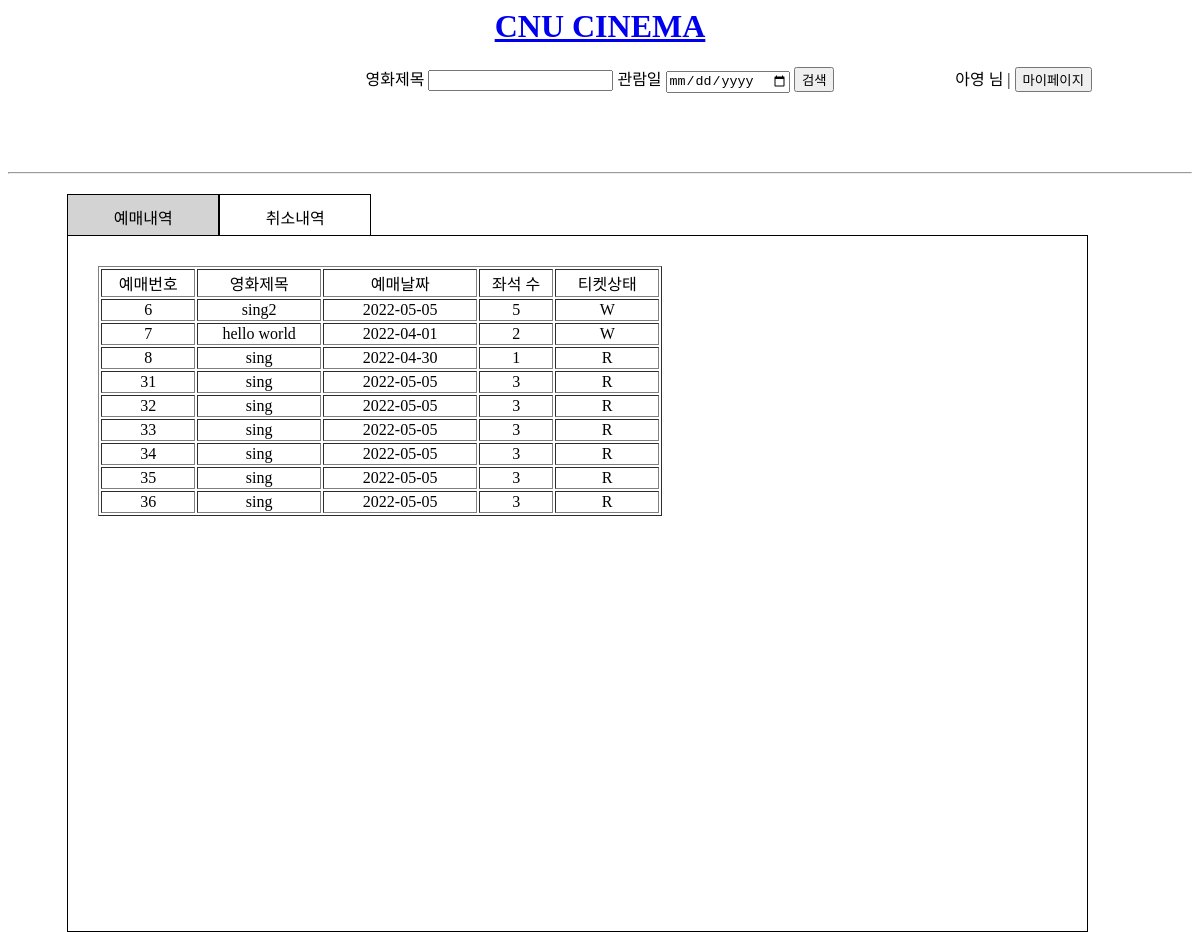
The page /mypage.php (signed in) on the database as committed earlier.
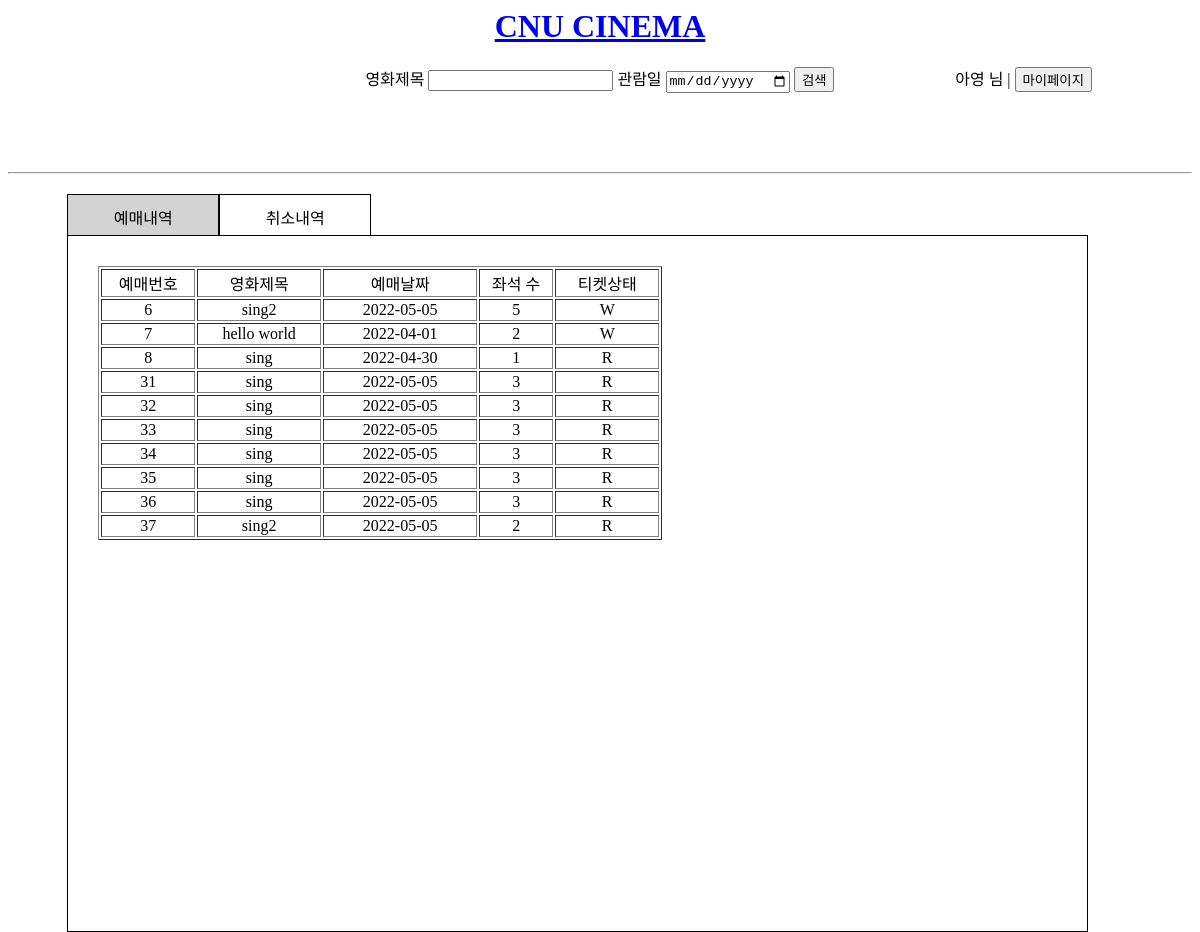
The same page on the database as committed later.
### tables this page shows
CREATE TABLE Customer 
	(
	cid INTEGER NOT NULL,
	name TEXT,
	password TEXT NOT NULL,
	email TEXT,
	birth_date DATE,
	sex TEXT,
    CONSTRAINT Customer_PK PRIMARY KEY(cid)
	);

CREATE TABLE Ticketing 
	(
	id INTEGER PRIMARY KEY autoincrement,
	rc_date TEXT,
	seats INTEGER,
	status TEXT CHECK(status IN ('R','C','W')),
	cid INTEGER,
	sid INTEGER,
	CONSTRAINT Ticketing_FK1 FOREIGN KEY (cid) REFERENCES Customer(cid),
	CONSTRAINT Ticketing_FK2 FOREIGN KEY (sid) REFERENCES Schedule(sid)
	);

CREATE TABLE Movie 
	(
	mid TEXT NOT NULL,
	title TEXT,
	open_day TEXT,
	director TEXT,
	rating TEXT CHECK(rating IN ('ALL','12','15','18')),
	length INTEGER,
    CONSTRAINT Movie_PK PRIMARY KEY(mid)
	);

### conn.php (called while the page is built, shortened)
<?php
    if(isset($_SESSION["ID"])){
        $conn = TRUE;
    }
?>

### mypage.php (the view, shortened to what this page needs)
<?php
    include('conn.php');
?>
<html lang="en">
<head>
    <link rel="stylesheet" href="css/index.css">
</head>
<body>
    <div class="header">
        <h1 id="title"><a href="/index.php">CNU CINEMA</a></h1>
        <div class="div1"></div>
        <div class="div2" id="search">
            <form action="search.php" method="get" name="search" onsubmit="return blankSearch();">
                영화제목 <input type="text" id="search" name="movie_title">
                관람일 <input type="date" name="date">
                <input type="submit" value="검색">
            </form>
        </div>
        <?php
            if($conn){
                $email = $_SESSION["ID"];
                $pw = $_SESSION["PWD"];
                $q=$db->query("SELECT name FROM customer WHERE email='$email' and password='$pw';");
                $results = $q->fetchAll(PDO::FETCH_ASSOC);
                $name = $results[0]["name"];
                echo "<div>$name 님 | <button onclick='location.href=\"mypage.php\"'>마이페이지</button></div>";
        ?>
        <?php
            }
        ?>
    </div><br><br>
    <div>
        <hr>
    </div>
    <div class="lists">
        <div class="top">
            <ul>
                <li class="myList book clicked" id="rList" onclick="check(event)">예매내역</li>
                <li class="myList cancel" id="cList"  onclick="check(event)">취소내역</li>
            </ul>
        </div>
        <div class="list-content1 content">
            <?php
                $email = $_SESSION["ID"];
                $q=$db->query("SELECT * FROM ticketing WHERE cid=(SELECT cid FROM customer WHERE email='$email');");
                $results = $q->fetchAll(PDO::FETCH_ASSOC);
                if($results == null){
                    echo "<h2 class='bookingL book content'>예매 내역이 없습니다.</h2>";
                }
                else{
                    echo "<table border='1' class='bookingL book content'>
                            <tr>
                                <td class='td__1'>예매번호</td>
                                <td class='td__2'>영화제목</td>
                                <td class='td__3'>예매날짜</td>
                                <td class='td__4'>좌석 수</td>
                                <td class='td__5'>티켓상태</td>
                            </tr>";
                    foreach($results as $row){
                        echo "<tr>";
                        $id = $row["id"];
                        $rc_date = $row["rc_date"];
                        $seats = $row["seats"];
                        $status = $row["status"];
                        $sid = $row["sid"];
                        $tmp=$db->query("SELECT title FROM movie WHERE mid=(SELECT mid FROM schedule WHERE sid=$sid);");
                        $r = $tmp->fetchAll(PDO::FETCH_ASSOC);
                        $title = $r[0]["title"];
                        echo "<td class='td__1'>$id</td><td class='td__2'>$title</td><td class='td__3'>$rc_date</td><td class='td__4'>$seats</td><td class='td__5'>$status</td>";
                    }
                }
            ?>
        </div>
    </div>
</body>
</html>

### css/index.css (style rules this page uses)
.header { margin-bottom: 3%; }
#title { color: red; text-align: center; }
#search { text-align: center; }
.div1 { float: left; height: 5px; width: 20%; }
.div2 { float: left; width: 60%; margin: auto; }
ul { padding: 0; margin: 0; }
.clicked { background-color: lightgrey; }
#cList, #rList { list-style: none; float: left; border: 1px; border-style: solid; width: 150px; height: 30px; text-align: center; padding-top: 10px; }
.lists { width: 90%; height: 90%; margin-left: 5%; margin-top: 20px; }
.top { width: 90%; height: 40px; margin-bottom: 1px; }
.list-content1 { border: 1px; border-style: solid; width: 90%; height: 90%; padding: 30px; }
.bookingL { text-align: center; }
.td__1 { width: 90px; }
.td__2 { width: 120px; }
.td__3 { width: 150px; }
.td__4 { width: 70px; }
.td__5 { width: 100px; }

Rows that differ between the two databases and show on the page:
added ticketing: id "37", movie.title "sing2", rc_date "2022-05-05", seats "2", status "R"
